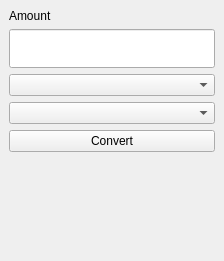
<?xml version="1.0" encoding="UTF-8"?>
<ui version="4.0">
 <class>MainWindow</class>
 <widget class="QMainWindow" name="MainWindow">
  <property name="geometry">
   <rect>
    <x>0</x>
    <y>0</y>
    <width>224</width>
    <height>261</height>
   </rect>
  </property>
  <property name="windowTitle">
   <string>Currency Converter</string>
  </property>
  <widget class="QWidget" name="centralwidget">
   <layout class="QVBoxLayout" name="verticalLayout_2">
    <item>
     <layout class="QVBoxLayout" name="inputLayout">
      <item>
       <widget class="QLabel" name="amountLabel">
        <property name="sizePolicy">
         <sizepolicy hsizetype="Minimum" vsizetype="Fixed">
          <horstretch>0</horstretch>
          <verstretch>0</verstretch>
         </sizepolicy>
        </property>
        <property name="text">
         <string>Amount</string>
        </property>
       </widget>
      </item>
      <item>
       <widget class="QLineEdit" name="amountInput">
        <property name="sizePolicy">
         <sizepolicy hsizetype="Expanding" vsizetype="Fixed">
          <horstretch>0</horstretch>
          <verstretch>0</verstretch>
         </sizepolicy>
        </property>
        <property name="font">
         <font>
          <pointsize>20</pointsize>
         </font>
        </property>
        <property name="clearButtonEnabled">
         <bool>true</bool>
        </property>
       </widget>
      </item>
     </layout>
    </item>
    <item>
     <widget class="QComboBox" name="currencyCombo_1"/>
    </item>
    <item>
     <widget class="QComboBox" name="currencyCombo_2"/>
    </item>
    <item>
     <widget class="QPushButton" name="convertButton">
      <property name="text">
       <string>Convert</string>
      </property>
     </widget>
    </item>
    <item>
     <widget class="QLabel" name="resultLabel">
      <property name="font">
       <font>
        <pointsize>20</pointsize>
       </font>
      </property>
      <property name="text">
       <string/>
      </property>
      <property name="alignment">
       <set>Qt::AlignCenter</set>
      </property>
     </widget>
    </item>
   </layout>
  </widget>
 </widget>
 <resources/>
 <connections/>
</ui>
